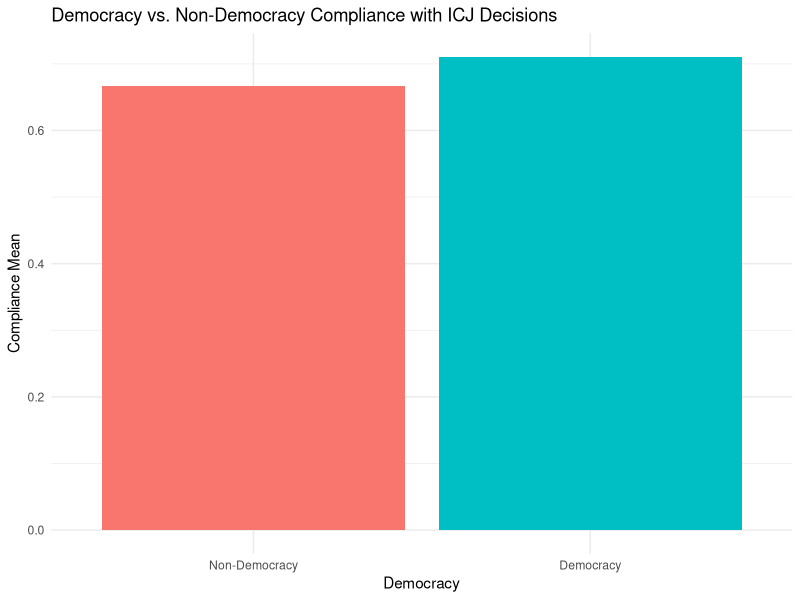
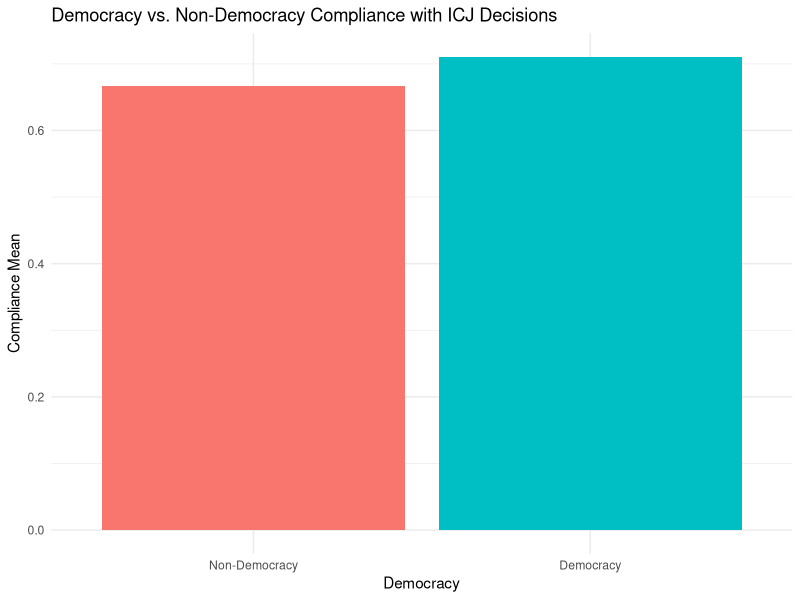

The R source for these figures, in order:
## ---- chunk 1
library(tidyverse)
icj_comp <- read_csv("icjcompliance4.csv")
icj_comp

comp_mean_dem <- icj_comp |>
  drop_na() |>
    mutate(
    democracy = if_else(`Time-Varying Polity Score` >= 6, 1, 0)) |>
  group_by(democracy) |>
  summarize(comp_mean =  mean(Compliance, na.rm = TRUE)) 

library(ggplot2)
comp_mean_plot <- ggplot(comp_mean_dem, 
       mapping = aes(
      x = factor(democracy),
      y = comp_mean,
      fill = factor(democracy))) +
  geom_col() +
  theme_minimal() +
  labs(x = "Democracy",
       y = "Compliance Mean",
       title = "Democracy vs. Non-Democracy Compliance with ICJ Decisions") +
  scale_x_discrete(labels = c("Non-Democracy", "Democracy")) +
  theme(legend.position = "none")
comp_mean_plot

ggsave("comp_mean_plot.png")
## ---- chunk 2
fit1 <- lm(comp_mean ~ democracy, data = comp_mean_dem)
fit1

fit1 |>
  broom::tidy() |>
  select(term, estimate) |>  
  knitr::kable(digits = 2)
